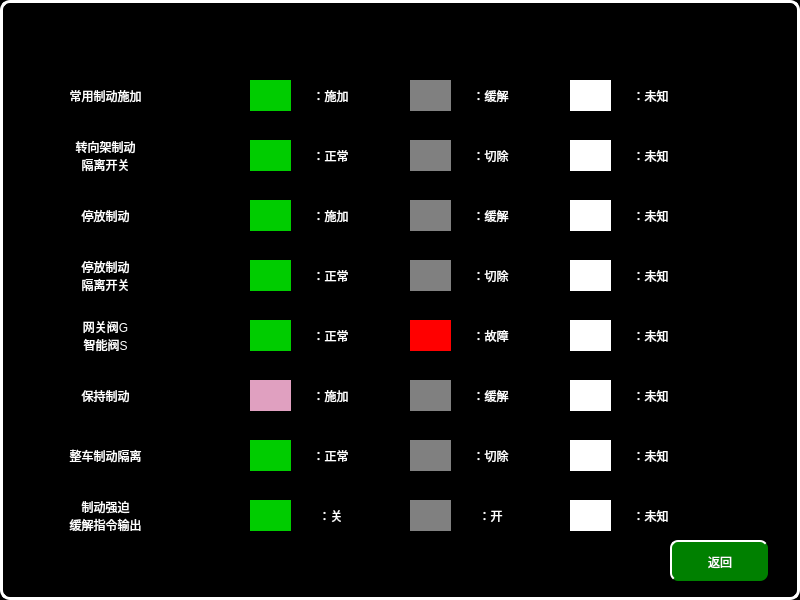
<?xml version="1.0" encoding="UTF-8"?>
<ui version="4.0">
 <class>VehicleBCUHelpPage</class>
 <widget class="QWidget" name="VehicleBCUHelpPage">
  <property name="geometry">
   <rect>
    <x>0</x>
    <y>0</y>
    <width>800</width>
    <height>600</height>
   </rect>
  </property>
  <property name="windowTitle">
   <string>Form</string>
  </property>
  <property name="styleSheet">
   <string notr="true">QWidget
{
	background-color:black;
}
QPushButton
{
	font: 20px, &quot;微软雅黑&quot;;
    color: white;
		border-radius:8px;
	background-color: rgb(0, 128, 0);
    border-top: 2px solid white;
	border-left: 2px solid white;

}

QLabel
{
	font: 20px, &quot;微软雅黑&quot;;
	color:white;
	background-color:black;
}</string>
  </property>
  <widget class="QLabel" name="label_10">
   <property name="geometry">
    <rect>
     <x>250</x>
     <y>80</y>
     <width>41</width>
     <height>31</height>
    </rect>
   </property>
   <property name="styleSheet">
    <string notr="true">font: 16px, &quot;微软雅黑&quot;;color:white;background-color:rgb(0,204,0)</string>
   </property>
   <property name="text">
    <string/>
   </property>
   <property name="alignment">
    <set>Qt::AlignCenter</set>
   </property>
  </widget>
  <widget class="QPushButton" name="pushButton">
   <property name="geometry">
    <rect>
     <x>670</x>
     <y>540</y>
     <width>98</width>
     <height>41</height>
    </rect>
   </property>
   <property name="focusPolicy">
    <enum>Qt::NoFocus</enum>
   </property>
   <property name="text">
    <string>返回</string>
   </property>
  </widget>
  <widget class="QLabel" name="label_98">
   <property name="geometry">
    <rect>
     <x>0</x>
     <y>0</y>
     <width>800</width>
     <height>600</height>
    </rect>
   </property>
   <property name="styleSheet">
    <string notr="true">border:3px solid white;
border-radius:10px</string>
   </property>
   <property name="text">
    <string/>
   </property>
   <property name="alignment">
    <set>Qt::AlignCenter</set>
   </property>
  </widget>
  <widget class="QLabel" name="label_26">
   <property name="geometry">
    <rect>
     <x>300</x>
     <y>80</y>
     <width>61</width>
     <height>31</height>
    </rect>
   </property>
   <property name="styleSheet">
    <string notr="true">	font: 16px, &quot;微软雅黑&quot;;
</string>
   </property>
   <property name="text">
    <string>：施加</string>
   </property>
   <property name="alignment">
    <set>Qt::AlignCenter</set>
   </property>
  </widget>
  <widget class="QLabel" name="label_23">
   <property name="geometry">
    <rect>
     <x>570</x>
     <y>80</y>
     <width>41</width>
     <height>31</height>
    </rect>
   </property>
   <property name="styleSheet">
    <string notr="true">font: 16px, &quot;微软雅黑&quot;;color:black;background-color:white</string>
   </property>
   <property name="text">
    <string/>
   </property>
   <property name="alignment">
    <set>Qt::AlignCenter</set>
   </property>
  </widget>
  <widget class="QLabel" name="label">
   <property name="geometry">
    <rect>
     <x>40</x>
     <y>80</y>
     <width>131</width>
     <height>31</height>
    </rect>
   </property>
   <property name="text">
    <string>常用制动施加</string>
   </property>
   <property name="alignment">
    <set>Qt::AlignCenter</set>
   </property>
  </widget>
  <widget class="QLabel" name="label_11">
   <property name="geometry">
    <rect>
     <x>410</x>
     <y>80</y>
     <width>41</width>
     <height>31</height>
    </rect>
   </property>
   <property name="styleSheet">
    <string notr="true">font: 16px, &quot;微软雅黑&quot;;color:white;background-color:gray</string>
   </property>
   <property name="text">
    <string/>
   </property>
   <property name="alignment">
    <set>Qt::AlignCenter</set>
   </property>
  </widget>
  <widget class="QLabel" name="label_28">
   <property name="geometry">
    <rect>
     <x>460</x>
     <y>80</y>
     <width>61</width>
     <height>31</height>
    </rect>
   </property>
   <property name="styleSheet">
    <string notr="true">	font: 16px, &quot;微软雅黑&quot;;
</string>
   </property>
   <property name="text">
    <string>：缓解</string>
   </property>
   <property name="alignment">
    <set>Qt::AlignCenter</set>
   </property>
  </widget>
  <widget class="QLabel" name="label_40">
   <property name="geometry">
    <rect>
     <x>620</x>
     <y>80</y>
     <width>61</width>
     <height>31</height>
    </rect>
   </property>
   <property name="styleSheet">
    <string notr="true">	font: 16px, &quot;微软雅黑&quot;;
</string>
   </property>
   <property name="text">
    <string>：未知</string>
   </property>
   <property name="alignment">
    <set>Qt::AlignCenter</set>
   </property>
  </widget>
  <widget class="QLabel" name="label_7">
   <property name="geometry">
    <rect>
     <x>40</x>
     <y>130</y>
     <width>131</width>
     <height>51</height>
    </rect>
   </property>
   <property name="text">
    <string>转向架制动
隔离开关</string>
   </property>
   <property name="alignment">
    <set>Qt::AlignCenter</set>
   </property>
  </widget>
  <widget class="QLabel" name="label_13">
   <property name="geometry">
    <rect>
     <x>250</x>
     <y>140</y>
     <width>41</width>
     <height>31</height>
    </rect>
   </property>
   <property name="styleSheet">
    <string notr="true">font: 16px, &quot;微软雅黑&quot;;color:white;background-color:rgb(0,204,0);</string>
   </property>
   <property name="text">
    <string/>
   </property>
   <property name="alignment">
    <set>Qt::AlignCenter</set>
   </property>
  </widget>
  <widget class="QLabel" name="label_34">
   <property name="geometry">
    <rect>
     <x>300</x>
     <y>140</y>
     <width>61</width>
     <height>31</height>
    </rect>
   </property>
   <property name="styleSheet">
    <string notr="true">	font: 16px, &quot;微软雅黑&quot;;
</string>
   </property>
   <property name="text">
    <string>：正常</string>
   </property>
   <property name="alignment">
    <set>Qt::AlignCenter</set>
   </property>
  </widget>
  <widget class="QLabel" name="label_14">
   <property name="geometry">
    <rect>
     <x>410</x>
     <y>140</y>
     <width>41</width>
     <height>31</height>
    </rect>
   </property>
   <property name="styleSheet">
    <string notr="true">font: 16px, &quot;微软雅黑&quot;;color:white;background-color:gray</string>
   </property>
   <property name="text">
    <string/>
   </property>
   <property name="alignment">
    <set>Qt::AlignCenter</set>
   </property>
  </widget>
  <widget class="QLabel" name="label_41">
   <property name="geometry">
    <rect>
     <x>460</x>
     <y>140</y>
     <width>61</width>
     <height>31</height>
    </rect>
   </property>
   <property name="styleSheet">
    <string notr="true">	font: 16px, &quot;微软雅黑&quot;;
</string>
   </property>
   <property name="text">
    <string>：切除</string>
   </property>
   <property name="alignment">
    <set>Qt::AlignCenter</set>
   </property>
  </widget>
  <widget class="QLabel" name="label_42">
   <property name="geometry">
    <rect>
     <x>570</x>
     <y>140</y>
     <width>41</width>
     <height>31</height>
    </rect>
   </property>
   <property name="styleSheet">
    <string notr="true">font: 16px, &quot;微软雅黑&quot;;color:black;background-color:white</string>
   </property>
   <property name="text">
    <string/>
   </property>
   <property name="alignment">
    <set>Qt::AlignCenter</set>
   </property>
  </widget>
  <widget class="QLabel" name="label_43">
   <property name="geometry">
    <rect>
     <x>620</x>
     <y>140</y>
     <width>61</width>
     <height>31</height>
    </rect>
   </property>
   <property name="styleSheet">
    <string notr="true">	font: 16px, &quot;微软雅黑&quot;;
</string>
   </property>
   <property name="text">
    <string>：未知</string>
   </property>
   <property name="alignment">
    <set>Qt::AlignCenter</set>
   </property>
  </widget>
  <widget class="QLabel" name="label_2">
   <property name="geometry">
    <rect>
     <x>40</x>
     <y>200</y>
     <width>131</width>
     <height>31</height>
    </rect>
   </property>
   <property name="text">
    <string>停放制动</string>
   </property>
   <property name="alignment">
    <set>Qt::AlignCenter</set>
   </property>
  </widget>
  <widget class="QLabel" name="label_16">
   <property name="geometry">
    <rect>
     <x>410</x>
     <y>260</y>
     <width>41</width>
     <height>31</height>
    </rect>
   </property>
   <property name="styleSheet">
    <string notr="true">font: 16px, &quot;微软雅黑&quot;;color:white;background-color:gray</string>
   </property>
   <property name="text">
    <string/>
   </property>
   <property name="alignment">
    <set>Qt::AlignCenter</set>
   </property>
  </widget>
  <widget class="QLabel" name="label_45">
   <property name="geometry">
    <rect>
     <x>570</x>
     <y>260</y>
     <width>41</width>
     <height>31</height>
    </rect>
   </property>
   <property name="styleSheet">
    <string notr="true">font: 16px, &quot;微软雅黑&quot;;color:black;background-color:white</string>
   </property>
   <property name="text">
    <string/>
   </property>
   <property name="alignment">
    <set>Qt::AlignCenter</set>
   </property>
  </widget>
  <widget class="QLabel" name="label_17">
   <property name="geometry">
    <rect>
     <x>250</x>
     <y>260</y>
     <width>41</width>
     <height>31</height>
    </rect>
   </property>
   <property name="styleSheet">
    <string notr="true">font: 16px, &quot;微软雅黑&quot;;color:white;background-color:rgb(0,204,0);</string>
   </property>
   <property name="text">
    <string/>
   </property>
   <property name="alignment">
    <set>Qt::AlignCenter</set>
   </property>
  </widget>
  <widget class="QLabel" name="label_46">
   <property name="geometry">
    <rect>
     <x>460</x>
     <y>260</y>
     <width>61</width>
     <height>31</height>
    </rect>
   </property>
   <property name="styleSheet">
    <string notr="true">	font: 16px, &quot;微软雅黑&quot;;
</string>
   </property>
   <property name="text">
    <string>：切除</string>
   </property>
   <property name="alignment">
    <set>Qt::AlignCenter</set>
   </property>
  </widget>
  <widget class="QLabel" name="label_8">
   <property name="geometry">
    <rect>
     <x>40</x>
     <y>250</y>
     <width>131</width>
     <height>51</height>
    </rect>
   </property>
   <property name="text">
    <string>停放制动
隔离开关</string>
   </property>
   <property name="alignment">
    <set>Qt::AlignCenter</set>
   </property>
  </widget>
  <widget class="QLabel" name="label_47">
   <property name="geometry">
    <rect>
     <x>300</x>
     <y>260</y>
     <width>61</width>
     <height>31</height>
    </rect>
   </property>
   <property name="styleSheet">
    <string notr="true">	font: 16px, &quot;微软雅黑&quot;;
</string>
   </property>
   <property name="text">
    <string>：正常</string>
   </property>
   <property name="alignment">
    <set>Qt::AlignCenter</set>
   </property>
  </widget>
  <widget class="QLabel" name="label_48">
   <property name="geometry">
    <rect>
     <x>620</x>
     <y>260</y>
     <width>61</width>
     <height>31</height>
    </rect>
   </property>
   <property name="styleSheet">
    <string notr="true">	font: 16px, &quot;微软雅黑&quot;;
</string>
   </property>
   <property name="text">
    <string>：未知</string>
   </property>
   <property name="alignment">
    <set>Qt::AlignCenter</set>
   </property>
  </widget>
  <widget class="QLabel" name="label_31">
   <property name="geometry">
    <rect>
     <x>300</x>
     <y>320</y>
     <width>61</width>
     <height>31</height>
    </rect>
   </property>
   <property name="styleSheet">
    <string notr="true">	font: 16px, &quot;微软雅黑&quot;;
</string>
   </property>
   <property name="text">
    <string>：正常</string>
   </property>
   <property name="alignment">
    <set>Qt::AlignCenter</set>
   </property>
  </widget>
  <widget class="QLabel" name="label_49">
   <property name="geometry">
    <rect>
     <x>620</x>
     <y>320</y>
     <width>61</width>
     <height>31</height>
    </rect>
   </property>
   <property name="styleSheet">
    <string notr="true">	font: 16px, &quot;微软雅黑&quot;;
</string>
   </property>
   <property name="text">
    <string>：未知</string>
   </property>
   <property name="alignment">
    <set>Qt::AlignCenter</set>
   </property>
  </widget>
  <widget class="QLabel" name="label_19">
   <property name="geometry">
    <rect>
     <x>250</x>
     <y>320</y>
     <width>41</width>
     <height>31</height>
    </rect>
   </property>
   <property name="styleSheet">
    <string notr="true">font: 16px, &quot;微软雅黑&quot;;color:white;background-color:rgb(0,204,0);</string>
   </property>
   <property name="text">
    <string/>
   </property>
   <property name="alignment">
    <set>Qt::AlignCenter</set>
   </property>
  </widget>
  <widget class="QLabel" name="label_3">
   <property name="geometry">
    <rect>
     <x>40</x>
     <y>310</y>
     <width>131</width>
     <height>51</height>
    </rect>
   </property>
   <property name="text">
    <string>网关阀G
智能阀S</string>
   </property>
   <property name="alignment">
    <set>Qt::AlignCenter</set>
   </property>
  </widget>
  <widget class="QLabel" name="label_32">
   <property name="geometry">
    <rect>
     <x>570</x>
     <y>320</y>
     <width>41</width>
     <height>31</height>
    </rect>
   </property>
   <property name="styleSheet">
    <string notr="true">font: 16px, &quot;微软雅黑&quot;;color:black;background-color:white</string>
   </property>
   <property name="text">
    <string/>
   </property>
   <property name="alignment">
    <set>Qt::AlignCenter</set>
   </property>
  </widget>
  <widget class="QLabel" name="label_5">
   <property name="geometry">
    <rect>
     <x>40</x>
     <y>380</y>
     <width>131</width>
     <height>31</height>
    </rect>
   </property>
   <property name="text">
    <string>保持制动</string>
   </property>
   <property name="alignment">
    <set>Qt::AlignCenter</set>
   </property>
  </widget>
  <widget class="QLabel" name="label_33">
   <property name="geometry">
    <rect>
     <x>300</x>
     <y>380</y>
     <width>61</width>
     <height>31</height>
    </rect>
   </property>
   <property name="styleSheet">
    <string notr="true">	font: 16px, &quot;微软雅黑&quot;;
</string>
   </property>
   <property name="text">
    <string>：施加</string>
   </property>
   <property name="alignment">
    <set>Qt::AlignCenter</set>
   </property>
  </widget>
  <widget class="QLabel" name="label_50">
   <property name="geometry">
    <rect>
     <x>620</x>
     <y>380</y>
     <width>61</width>
     <height>31</height>
    </rect>
   </property>
   <property name="styleSheet">
    <string notr="true">	font: 16px, &quot;微软雅黑&quot;;
</string>
   </property>
   <property name="text">
    <string>：未知</string>
   </property>
   <property name="alignment">
    <set>Qt::AlignCenter</set>
   </property>
  </widget>
  <widget class="QLabel" name="label_20">
   <property name="geometry">
    <rect>
     <x>250</x>
     <y>380</y>
     <width>41</width>
     <height>31</height>
    </rect>
   </property>
   <property name="styleSheet">
    <string notr="true">font: 16px, &quot;微软雅黑&quot;;color:black;background-color:rgb(224,160,192)</string>
   </property>
   <property name="text">
    <string/>
   </property>
   <property name="alignment">
    <set>Qt::AlignCenter</set>
   </property>
  </widget>
  <widget class="QLabel" name="label_21">
   <property name="geometry">
    <rect>
     <x>410</x>
     <y>380</y>
     <width>41</width>
     <height>31</height>
    </rect>
   </property>
   <property name="styleSheet">
    <string notr="true">font: 16px, &quot;微软雅黑&quot;;color:white;background-color:gray</string>
   </property>
   <property name="text">
    <string/>
   </property>
   <property name="alignment">
    <set>Qt::AlignCenter</set>
   </property>
  </widget>
  <widget class="QLabel" name="label_35">
   <property name="geometry">
    <rect>
     <x>570</x>
     <y>380</y>
     <width>41</width>
     <height>31</height>
    </rect>
   </property>
   <property name="styleSheet">
    <string notr="true">font: 16px, &quot;微软雅黑&quot;;color:black;background-color:white</string>
   </property>
   <property name="text">
    <string/>
   </property>
   <property name="alignment">
    <set>Qt::AlignCenter</set>
   </property>
  </widget>
  <widget class="QLabel" name="label_36">
   <property name="geometry">
    <rect>
     <x>460</x>
     <y>380</y>
     <width>61</width>
     <height>31</height>
    </rect>
   </property>
   <property name="styleSheet">
    <string notr="true">	font: 16px, &quot;微软雅黑&quot;;
</string>
   </property>
   <property name="text">
    <string>：缓解</string>
   </property>
   <property name="alignment">
    <set>Qt::AlignCenter</set>
   </property>
  </widget>
  <widget class="QLabel" name="label_22">
   <property name="geometry">
    <rect>
     <x>250</x>
     <y>200</y>
     <width>41</width>
     <height>31</height>
    </rect>
   </property>
   <property name="styleSheet">
    <string notr="true">font: 16px, &quot;微软雅黑&quot;;color:white;background-color:rgb(0,204,0);</string>
   </property>
   <property name="text">
    <string/>
   </property>
   <property name="alignment">
    <set>Qt::AlignCenter</set>
   </property>
  </widget>
  <widget class="QLabel" name="label_37">
   <property name="geometry">
    <rect>
     <x>460</x>
     <y>200</y>
     <width>61</width>
     <height>31</height>
    </rect>
   </property>
   <property name="styleSheet">
    <string notr="true">	font: 16px, &quot;微软雅黑&quot;;
</string>
   </property>
   <property name="text">
    <string>：缓解</string>
   </property>
   <property name="alignment">
    <set>Qt::AlignCenter</set>
   </property>
  </widget>
  <widget class="QLabel" name="label_39">
   <property name="geometry">
    <rect>
     <x>570</x>
     <y>200</y>
     <width>41</width>
     <height>31</height>
    </rect>
   </property>
   <property name="styleSheet">
    <string notr="true">font: 16px, &quot;微软雅黑&quot;;color:black;background-color:white</string>
   </property>
   <property name="text">
    <string/>
   </property>
   <property name="alignment">
    <set>Qt::AlignCenter</set>
   </property>
  </widget>
  <widget class="QLabel" name="label_24">
   <property name="geometry">
    <rect>
     <x>410</x>
     <y>200</y>
     <width>41</width>
     <height>31</height>
    </rect>
   </property>
   <property name="styleSheet">
    <string notr="true">font: 16px, &quot;微软雅黑&quot;;color:white;background-color:gray</string>
   </property>
   <property name="text">
    <string/>
   </property>
   <property name="alignment">
    <set>Qt::AlignCenter</set>
   </property>
  </widget>
  <widget class="QLabel" name="label_51">
   <property name="geometry">
    <rect>
     <x>620</x>
     <y>200</y>
     <width>61</width>
     <height>31</height>
    </rect>
   </property>
   <property name="styleSheet">
    <string notr="true">	font: 16px, &quot;微软雅黑&quot;;
</string>
   </property>
   <property name="text">
    <string>：未知</string>
   </property>
   <property name="alignment">
    <set>Qt::AlignCenter</set>
   </property>
  </widget>
  <widget class="QLabel" name="label_44">
   <property name="geometry">
    <rect>
     <x>300</x>
     <y>200</y>
     <width>61</width>
     <height>31</height>
    </rect>
   </property>
   <property name="styleSheet">
    <string notr="true">	font: 16px, &quot;微软雅黑&quot;;
</string>
   </property>
   <property name="text">
    <string>：施加</string>
   </property>
   <property name="alignment">
    <set>Qt::AlignCenter</set>
   </property>
  </widget>
  <widget class="QLabel" name="label_38">
   <property name="geometry">
    <rect>
     <x>460</x>
     <y>320</y>
     <width>61</width>
     <height>31</height>
    </rect>
   </property>
   <property name="styleSheet">
    <string notr="true">	font: 16px, &quot;微软雅黑&quot;;
</string>
   </property>
   <property name="text">
    <string>：故障</string>
   </property>
   <property name="alignment">
    <set>Qt::AlignCenter</set>
   </property>
  </widget>
  <widget class="QLabel" name="label_25">
   <property name="geometry">
    <rect>
     <x>410</x>
     <y>320</y>
     <width>41</width>
     <height>31</height>
    </rect>
   </property>
   <property name="styleSheet">
    <string notr="true">font: 16px, &quot;微软雅黑&quot;;color:white;background-color:red</string>
   </property>
   <property name="text">
    <string/>
   </property>
   <property name="alignment">
    <set>Qt::AlignCenter</set>
   </property>
  </widget>
  <widget class="QLabel" name="label_52">
   <property name="geometry">
    <rect>
     <x>460</x>
     <y>440</y>
     <width>61</width>
     <height>31</height>
    </rect>
   </property>
   <property name="styleSheet">
    <string notr="true">	font: 16px, &quot;微软雅黑&quot;;
</string>
   </property>
   <property name="text">
    <string>：切除</string>
   </property>
   <property name="alignment">
    <set>Qt::AlignCenter</set>
   </property>
  </widget>
  <widget class="QLabel" name="label_4">
   <property name="geometry">
    <rect>
     <x>40</x>
     <y>440</y>
     <width>131</width>
     <height>31</height>
    </rect>
   </property>
   <property name="text">
    <string>整车制动隔离</string>
   </property>
   <property name="alignment">
    <set>Qt::AlignCenter</set>
   </property>
  </widget>
  <widget class="QLabel" name="label_27">
   <property name="geometry">
    <rect>
     <x>250</x>
     <y>440</y>
     <width>41</width>
     <height>31</height>
    </rect>
   </property>
   <property name="styleSheet">
    <string notr="true">font: 16px, &quot;微软雅黑&quot;;color:white;background-color:rgb(0,204,0);</string>
   </property>
   <property name="text">
    <string/>
   </property>
   <property name="alignment">
    <set>Qt::AlignCenter</set>
   </property>
  </widget>
  <widget class="QLabel" name="label_29">
   <property name="geometry">
    <rect>
     <x>410</x>
     <y>440</y>
     <width>41</width>
     <height>31</height>
    </rect>
   </property>
   <property name="styleSheet">
    <string notr="true">font: 16px, &quot;微软雅黑&quot;;color:white;background-color:gray</string>
   </property>
   <property name="text">
    <string/>
   </property>
   <property name="alignment">
    <set>Qt::AlignCenter</set>
   </property>
  </widget>
  <widget class="QLabel" name="label_53">
   <property name="geometry">
    <rect>
     <x>570</x>
     <y>440</y>
     <width>41</width>
     <height>31</height>
    </rect>
   </property>
   <property name="styleSheet">
    <string notr="true">font: 16px, &quot;微软雅黑&quot;;color:black;background-color:white</string>
   </property>
   <property name="text">
    <string/>
   </property>
   <property name="alignment">
    <set>Qt::AlignCenter</set>
   </property>
  </widget>
  <widget class="QLabel" name="label_54">
   <property name="geometry">
    <rect>
     <x>300</x>
     <y>440</y>
     <width>61</width>
     <height>31</height>
    </rect>
   </property>
   <property name="styleSheet">
    <string notr="true">	font: 16px, &quot;微软雅黑&quot;;
</string>
   </property>
   <property name="text">
    <string>：正常</string>
   </property>
   <property name="alignment">
    <set>Qt::AlignCenter</set>
   </property>
  </widget>
  <widget class="QLabel" name="label_55">
   <property name="geometry">
    <rect>
     <x>620</x>
     <y>440</y>
     <width>61</width>
     <height>31</height>
    </rect>
   </property>
   <property name="styleSheet">
    <string notr="true">	font: 16px, &quot;微软雅黑&quot;;
</string>
   </property>
   <property name="text">
    <string>：未知</string>
   </property>
   <property name="alignment">
    <set>Qt::AlignCenter</set>
   </property>
  </widget>
  <widget class="QLabel" name="label_6">
   <property name="geometry">
    <rect>
     <x>40</x>
     <y>490</y>
     <width>131</width>
     <height>51</height>
    </rect>
   </property>
   <property name="text">
    <string>制动强迫
缓解指令输出</string>
   </property>
   <property name="alignment">
    <set>Qt::AlignCenter</set>
   </property>
  </widget>
  <widget class="QLabel" name="label_30">
   <property name="geometry">
    <rect>
     <x>250</x>
     <y>500</y>
     <width>41</width>
     <height>31</height>
    </rect>
   </property>
   <property name="styleSheet">
    <string notr="true">font: 16px, &quot;微软雅黑&quot;;color:white;background-color:rgb(0,204,0);</string>
   </property>
   <property name="text">
    <string/>
   </property>
   <property name="alignment">
    <set>Qt::AlignCenter</set>
   </property>
  </widget>
  <widget class="QLabel" name="label_56">
   <property name="geometry">
    <rect>
     <x>570</x>
     <y>500</y>
     <width>41</width>
     <height>31</height>
    </rect>
   </property>
   <property name="styleSheet">
    <string notr="true">font: 16px, &quot;微软雅黑&quot;;color:black;background-color:white</string>
   </property>
   <property name="text">
    <string/>
   </property>
   <property name="alignment">
    <set>Qt::AlignCenter</set>
   </property>
  </widget>
  <widget class="QLabel" name="label_57">
   <property name="geometry">
    <rect>
     <x>410</x>
     <y>500</y>
     <width>41</width>
     <height>31</height>
    </rect>
   </property>
   <property name="styleSheet">
    <string notr="true">font: 16px, &quot;微软雅黑&quot;;color:white;background-color:gray</string>
   </property>
   <property name="text">
    <string/>
   </property>
   <property name="alignment">
    <set>Qt::AlignCenter</set>
   </property>
  </widget>
  <widget class="QLabel" name="label_58">
   <property name="geometry">
    <rect>
     <x>620</x>
     <y>500</y>
     <width>61</width>
     <height>31</height>
    </rect>
   </property>
   <property name="styleSheet">
    <string notr="true">	font: 16px, &quot;微软雅黑&quot;;
</string>
   </property>
   <property name="text">
    <string>：未知</string>
   </property>
   <property name="alignment">
    <set>Qt::AlignCenter</set>
   </property>
  </widget>
  <widget class="QLabel" name="label_59">
   <property name="geometry">
    <rect>
     <x>460</x>
     <y>500</y>
     <width>61</width>
     <height>31</height>
    </rect>
   </property>
   <property name="styleSheet">
    <string notr="true">	font: 16px, &quot;微软雅黑&quot;;
</string>
   </property>
   <property name="text">
    <string>：开</string>
   </property>
   <property name="alignment">
    <set>Qt::AlignCenter</set>
   </property>
  </widget>
  <widget class="QLabel" name="label_60">
   <property name="geometry">
    <rect>
     <x>300</x>
     <y>500</y>
     <width>61</width>
     <height>31</height>
    </rect>
   </property>
   <property name="styleSheet">
    <string notr="true">	font: 16px, &quot;微软雅黑&quot;;
</string>
   </property>
   <property name="text">
    <string>：关</string>
   </property>
   <property name="alignment">
    <set>Qt::AlignCenter</set>
   </property>
  </widget>
  <zorder>label_98</zorder>
  <zorder>label_10</zorder>
  <zorder>pushButton</zorder>
  <zorder>label_26</zorder>
  <zorder>label_23</zorder>
  <zorder>label</zorder>
  <zorder>label_11</zorder>
  <zorder>label_28</zorder>
  <zorder>label_40</zorder>
  <zorder>label_7</zorder>
  <zorder>label_13</zorder>
  <zorder>label_34</zorder>
  <zorder>label_14</zorder>
  <zorder>label_41</zorder>
  <zorder>label_42</zorder>
  <zorder>label_43</zorder>
  <zorder>label_2</zorder>
  <zorder>label_16</zorder>
  <zorder>label_45</zorder>
  <zorder>label_17</zorder>
  <zorder>label_46</zorder>
  <zorder>label_8</zorder>
  <zorder>label_47</zorder>
  <zorder>label_48</zorder>
  <zorder>label_31</zorder>
  <zorder>label_49</zorder>
  <zorder>label_19</zorder>
  <zorder>label_3</zorder>
  <zorder>label_32</zorder>
  <zorder>label_5</zorder>
  <zorder>label_33</zorder>
  <zorder>label_50</zorder>
  <zorder>label_20</zorder>
  <zorder>label_21</zorder>
  <zorder>label_35</zorder>
  <zorder>label_36</zorder>
  <zorder>label_22</zorder>
  <zorder>label_37</zorder>
  <zorder>label_39</zorder>
  <zorder>label_24</zorder>
  <zorder>label_51</zorder>
  <zorder>label_44</zorder>
  <zorder>label_38</zorder>
  <zorder>label_25</zorder>
  <zorder>label_52</zorder>
  <zorder>label_4</zorder>
  <zorder>label_27</zorder>
  <zorder>label_29</zorder>
  <zorder>label_53</zorder>
  <zorder>label_54</zorder>
  <zorder>label_55</zorder>
  <zorder>label_6</zorder>
  <zorder>label_30</zorder>
  <zorder>label_56</zorder>
  <zorder>label_57</zorder>
  <zorder>label_58</zorder>
  <zorder>label_59</zorder>
  <zorder>label_60</zorder>
 </widget>
 <resources/>
 <connections/>
</ui>
